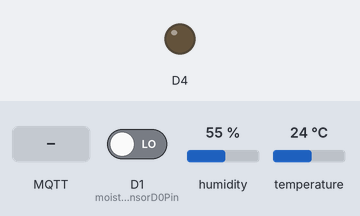
Bench run of a sketch on a simulated ESP8266 (NodeMCU). On the bench: output pins drawn as LEDs (lit = HIGH). The inputs (shaded band) are chosen by the test bench; at power-on: D1 (moistureSensorD0Pin) LOW, humidity 55 %, temperature 24 °C. WiFi joins after 1.5 s; servers stay silent unless stated; random numbers use the default seed unless the sketch sets one; no MQTT or app messages arrive unless stated; what the sketch prints to the serial monitor is not drawn.

Above: at 2.7 s.
2.8 s: D1 (moistureSensorD0Pin) driven HIGH
At 4.2 s:
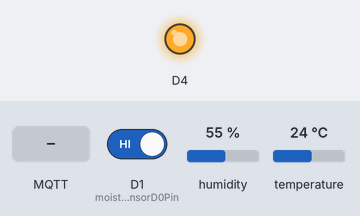
5.0 s: MQTT message "1" arrives on the first subscribed topic
9.1 s: D1 (moistureSensorD0Pin) driven LOW
At 10.2 s:
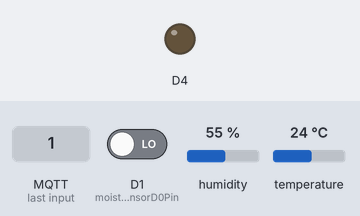
11.1 s: MQTT message "off" arrives on the first subscribed topic
Timing chart, 0 to 14.1 s (numbered marks = the images above; inputs shaded):
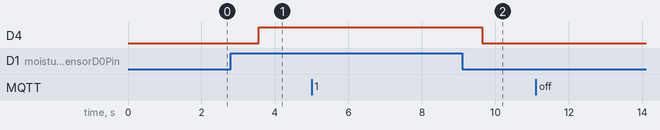

The sketch:

Dht11AndSoilMoistureWorking.ino
```cpp
/*
 Basic ESP8266 MQTT example

 This sketch demonstrates the capabilities of the pubsub library in combination
 with the ESP8266 board/library.

 It connects to an MQTT server then:
  - publishes "hello world" to the topic "outTopic" every two seconds
  - subscribes to the topic "inTopic", printing out any messages
    it receives. NB - it assumes the received payloads are strings not binary
  - If the first character of the topic "inTopic" is an 1, switch ON the ESP Led,
    else switch it off

 It will reconnect to the server if the connection is lost using a blocking
 reconnect function. See the 'mqtt_reconnect_nonblocking' example for how to
 achieve the same result without blocking the main loop.

 To install the ESP8266 board, (using Arduino 1.6.4+):
  - Add the following 3rd party board manager under "File -> Preferences -> Additional Boards Manager URLs":
       http://arduino.esp8266.com/stable/package_esp8266com_index.json
  - Open the "Tools -> Board -> Board Manager" and click install for the ESP8266"
  - Select your ESP8266 in "Tools -> Board"

*/

#include <ESP8266WiFi.h>
#include <PubSubClient.h>
#include <string.h>
#include "DHT.h"

#define DHTPIN D2     // Digital pin connected to the DHT sensor
#define DHTTYPE DHT11   // DHT 11
#define MAX 100
// Update these with values suitable for your network.

char bufForH[MAX];
char bufForT[MAX];
//char bufForHI[MAX];
char bufFormositureSensor[MAX];

const char* ssid = "HawaHawai";
const char* password = "Nokia5500!";
//const char* mqtt_server = "192.168.0.100";
const char* mqtt_server = "broker.mqtt-dashboard.com";

WiFiClient espClient;
PubSubClient client(espClient);
DHT dht(DHTPIN, DHTTYPE);

long lastMsg = 0;
char msg[100];
int value = 0;

const int moistureSensorPin = A0;
const int moistureSensorD0Pin = D1;
int moistureSensorAnlogValue;
int moistureSensorDigitalValue;
const int limit = 300;


void setup_wifi() {

  delay(10);
  // We start by connecting to a WiFi network
  Serial.print("Connecting to ");
  Serial.println(ssid);

  WiFi.begin(ssid, password);

  while (WiFi.status() != WL_CONNECTED) {
    delay(500);
    Serial.print(".");
  }

  randomSeed(micros());

  Serial.println("WiFi connected\nIP address: ");
  Serial.println(WiFi.localIP());
}

void callback(char* topic, byte* payload, unsigned int length) {
  Serial.print("Message arrived [");
  Serial.print(topic);
  Serial.print("] ");
  for (int i = 0; i < length; i++) {
    Serial.print((char)payload[i]);
  }
  Serial.println();

  // Switch on the LED if an 1 was received as first character
  if ((char)payload[0] == '1') {
    digitalWrite(BUILTIN_LED, LOW);   // Turn the LED on (Note that LOW is the voltage level
    // but actually the LED is on; this is because
    // it is active low on the ESP-01)
  } else {
    digitalWrite(BUILTIN_LED, HIGH);  // Turn the LED off by making the voltage HIGH
  }

}

void reconnect() {
  // Loop until we're reconnected
  while (!client.connected()) {
    Serial.print("Attempting MQTT connection...");
    // Create a random client ID
    String clientId = "ESP8266Client-";
    clientId += String(random(0xffff), HEX);
    // Attempt to connect
    if (client.connect(clientId.c_str())) {
      Serial.println("connected");
      // Once connected, publish an announcement...
      client.publish("farmSensor1", "hello humidity");
     // client.publish("farmSensor2", "hello temperature");
     // client.publish("farmSensor3", "hello heat index");
      // ... and resubscribe
      client.subscribe("inTopic");
    } else {
      Serial.print("Connection failed, rc=");
      Serial.print(client.state());
      Serial.println("Trying again in 5 seconds");
      // Wait 5 seconds before retrying
      delay(5000);
    }
  }
}

void setup() {
  pinMode(BUILTIN_LED, OUTPUT);     // Initialize the BUILTIN_LED pin as an output
  pinMode(D1, INPUT);
  Serial.begin(115200);
  setup_wifi();
  client.setServer(mqtt_server, 1883);
  client.setCallback(callback);
  dht.begin();
}

void loop() {
  delay(2000);
  if (!client.connected()) {
    reconnect();
  }
  client.loop();

     if(digitalRead(moistureSensorD0Pin) == 1) {
          moistureSensorDigitalValue = 0;
          digitalWrite(LED_BUILTIN, HIGH);
     } else {
          moistureSensorDigitalValue = 1;
          digitalWrite(LED_BUILTIN, LOW);
     }
     Serial.print("\tDigital Value : ");
     Serial.println(moistureSensorDigitalValue);


  float h = dht.readHumidity();  // Read temperature as Celsius (the default)
  float t = dht.readTemperature(); // Read temperature as Fahrenheit (isFahrenheit = true)
  float f = dht.readTemperature(true);

  // Check if any reads failed and exit early (to try again).
  if (isnan(h) || isnan(t) || isnan(f)) {
    Serial.println(F("Failed to read from DHT sensor!"));
    return;
  }


  // Compute heat index in Fahrenheit (the default)
/*  float hif = dht.computeHeatIndex(f, h);
  // Compute heat index in Celsius (isFahreheit = false)
  float hic = dht.computeHeatIndex(t, h, false);
*/

  Serial.print(F("Humidity: "));
  Serial.print(h);
  Serial.print(F("%  Temperature: "));
  Serial.print(t);
  Serial.print(F("°C "));
  Serial.print(f);
 /* Serial.print(F("°F  Heat index: "));
  Serial.print(hic);
  Serial.print(F("°C "));
  Serial.print(hif);
  Serial.println(F("°F"));*/

/* char bufForH[MAX];
 char bufForT[MAX]; */

    gcvt(h, 3, bufForH);
    gcvt(t, 3, bufForT);
  /*  gcvt(hic, 3, bufForHI); */

  /*long now = millis();
  if (now - lastMsg > 2000) {
    lastMsg = now;
    ++value;*/
    snprintf (bufForH , 150, " Humidity : %3.2f , ", h );
    //snprintf (bufForH , 150, "Humidity %f ,", h );
    //snprintf (bufForT , 150, "Temperature %f", t );
    snprintf (bufForT , 150, " Temperature : %3.2f ", t );
  /*  snprintf (bufForHI, 150, "Heat Index %f", hic);*/

    /*Serial.print("Publish message for humidity: ");
    Serial.println(bufForH);
    Serial.print("Publish message for temperature: ");
    Serial.println(bufForT);*/

    strcat(bufForH ,bufForT );

    snprintf (bufFormositureSensor , 150, " Soil Moisture: %d ,", moistureSensorDigitalValue );

    //itoa(moistureSensorDigitalValue,bufFormositureSensor,10); // here 10 means decimal

    strcat(bufFormositureSensor ,bufForH );

    client.publish("farmSensor1",bufFormositureSensor);
    //client.publish("farmSensor1", bufForH);
 // client.publish("farmSensor2", bufForT);
 // client.publish("farmSensor3", bufForHI);

}
```

Measured:
- after the input at 2.8 s, D4: LOW → HIGH after 0.76 s
- after the input at 9.1 s, D4: HIGH → LOW after 0.54 s
